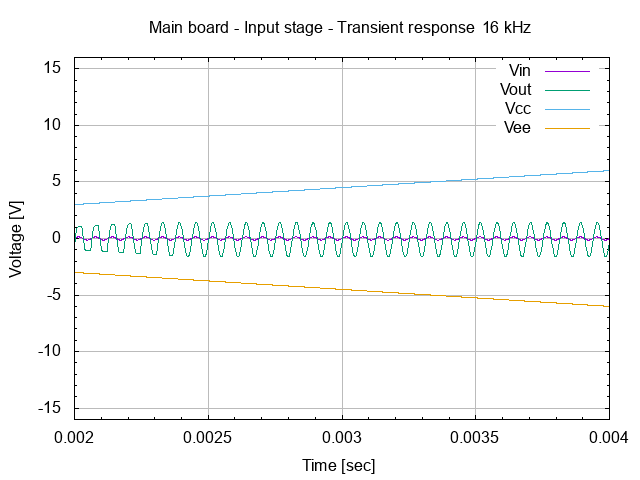

Here is the gnuplot script that generated this plot:
# setup terminal
set term png

# setup graph
set output "26.003.00.01.02.03.png"
set title "Main board - Input stage - Transient response @ 16 kHz"

# setup Y-axis
set yrange [-15:15]
set grid ytics lt 1 lw 1 lc rgb "#bbbbbb"
set mytics
set ylabel "Voltage [V]"

# setup X-axis
set grid xtics lt 1 lw 1 lc rgb "#bbbbbb"
set mxtics
set xrange [0.002:0.004]
set xlabel "Time [sec]"

# setup plot style
set style data lines
plot '26.003.00.01.02.dat' using 1:2 title "Vin", \
     '26.003.00.01.02.dat' using 1:3 title "Vout", \
     '26.003.00.01.02.dat' using 1:4 title "Vcc", \
     '26.003.00.01.02.dat' using 1:5 title "Vee"

# set output back to default
set output

# reset terminal type
set terminal pop
